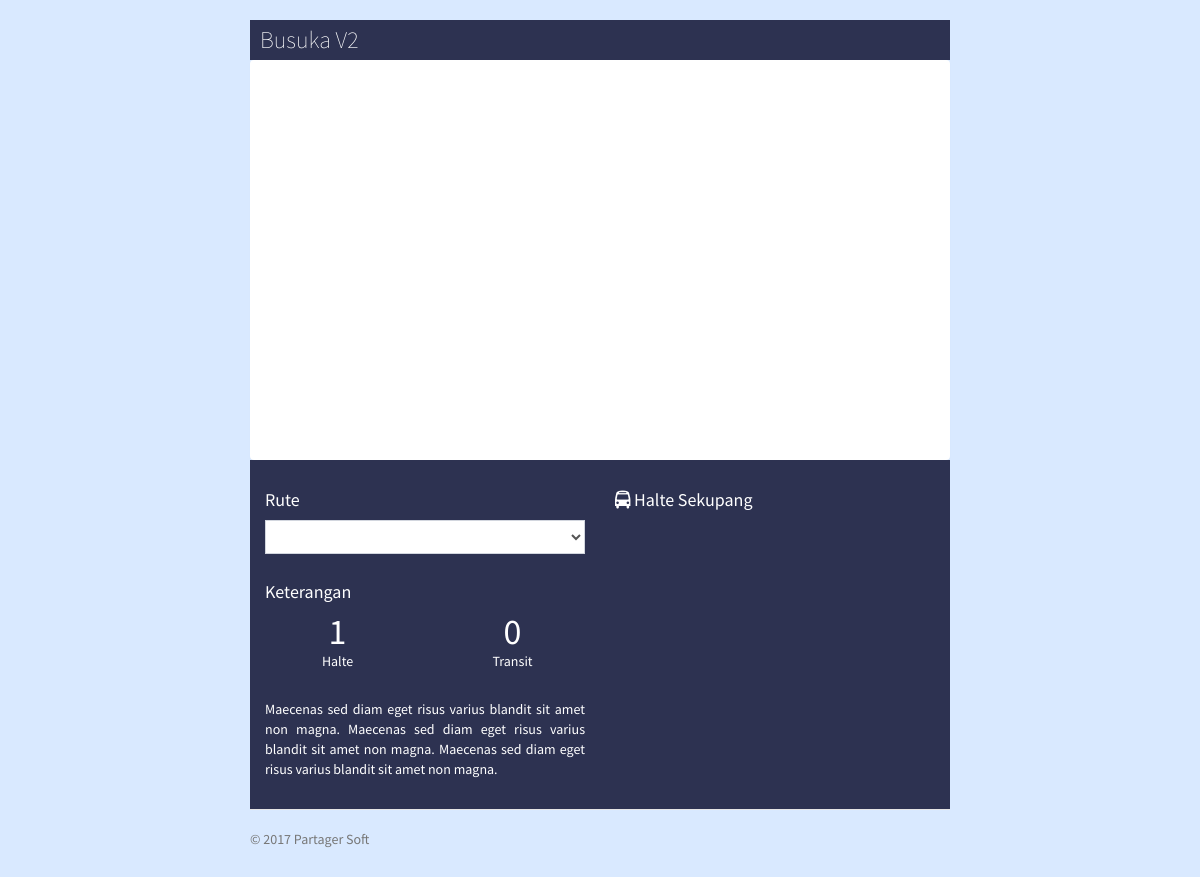
Before: /index.php/home with the older database file.
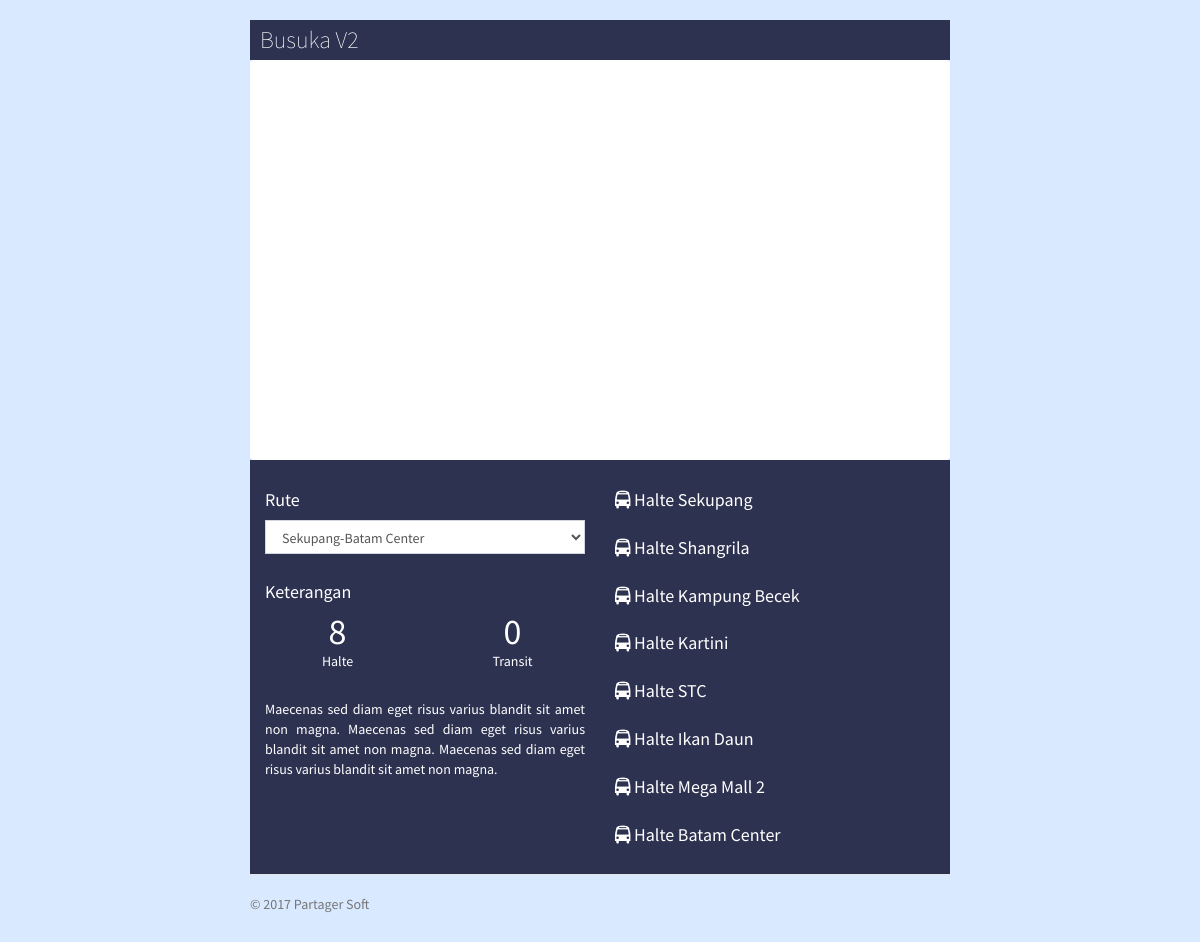
After: the same page with the newer database file.
### tables this page shows
CREATE TABLE `dtx_jalur` (
  `id` int(11) NOT NULL,
  `id_halte` int(11) NOT NULL,
  `id_rute` int(11) NOT NULL,
  `urutan` int(11) NOT NULL,
  `type` int(11) NOT NULL COMMENT '1=Start,2=End,3=Mid,4=Transit'
);

CREATE TABLE `dta_halte` (
  `id` int(11) NOT NULL,
  `nama` varchar(50) NOT NULL,
  `longtitude` varchar(50) NOT NULL,
  `langtitude` varchar(50) NOT NULL,
  `icon` varchar(50) NOT NULL,
  `gambar` text NOT NULL
);

### application/controllers/Home.php (called while the page is built, shortened)
<?php
class Home extends CI_Controller{
    function __construct()
    {
        $this->load->model('Halte_model');
        $this->load->model('Jalur_model');
        $this->load->model('Rute_model');
    }
    function index()
    {
        $rute_code=1;
        $rute = $this->input->get('rute');
        $data['API_KEY'] = 'AIzaSyD4t7gswU3FNvMVIDCMbXwdRmqih5INwb0';
        $data['halte'] =$this->Jalur_model->get_jalur_by_rute($rute_code);
        $data['waypoints']=$this->Jalur_model->get_way_point($rute_code);
        $data['transit']=$this->Jalur_model->get_transit($rute_code);
        $data['rute']=$this->Rute_model->get_all_rute();
        $data['rute_detail']=$this->Rute_model->get_rute($rute_code);
        $data['selected_rute']=$rute_code;
        $this->load->view('layouts/home3',$data);
    }
}

### index.php (called while the page is built, shortened)
<?php
require_once BASEPATH.'core/CodeIgniter.php';

### application/models/Rute_model.php (called while the page is built, shortened)
<?php
class Rute_model extends CI_Model
{
    function get_all_rute($params = array())
    {
        $this->db->order_by('id', 'asc');
        return $this->db->get('dta_rute')->result_array();
    }
}

### application/models/Jalur_model.php (called while the page is built, shortened)
<?php
class Jalur_model extends CI_Model
{
    function get_jalur_by_rute($id_rute){
        $sql="SELECT * FROM dtx_jalur inner join dta_rute on dtx_jalur.id_rute=dta_rute.id left join dta_halte on dtx_jalur.id_halte=dta_halte.id where dtx_jalur.id_rute=? ORDER BY dtx_jalur.urutan ASC";
        $query=$this->db->query($sql,$id_rute);
        return $query->result_array();
    }
}

### application/views/layouts/home3.php (the view, shortened to what this page needs)
<!DOCTYPE html>
<html>
  <head>
        <link rel="stylesheet" href="<?php echo site_url('resources/css/bootstrap.min.css');?>">
        <link rel="stylesheet" href="<?php echo site_url('resources/css/font-awesome.min.css');?>">
        <link rel="stylesheet" href="https://cdnjs.cloudflare.com/ajax/libs/ionicons/2.0.1/css/ionicons.min.css">
        <link rel="stylesheet" href="<?php echo site_url('resources/css/bootstrap-datetimepicker.min.css');?>">
        <link rel="stylesheet" href="<?php echo site_url('resources/css/AdminLTE.min.css');?>">
        <link rel="stylesheet" href="<?php echo site_url('resources/css/_all-skins.min.css');?>">
  </head>
   <body cz-shortcut-listen="true">
    <div class="container">
      <div class="header clearfix">
        <h3 class="text-muted">Busuka V2</h3>
      </div>
      <div class="panel maps">
        <div id="map"></div>
      </div>
      <div class="row marketing">
        <div class="col-lg-6">
          <h4>Rute</h4>
          <p>
            <?php
              $rutes=[];
              foreach($rute as $value){
                 $rutes[$value['id']]=$value['nama_rute'];
              }
              echo form_dropdown('rute',$rutes,$selected_rute,'class="form-control" id="rute"');
            ?>
          </p>
          <h4>Keterangan</h4>
          <p>
            <div class="row">
              <div class="col-md-6 col-xs-6 col-lg-6">
                <center>
                    <h1 class='stnum'><?php echo count($halte) ?></h1>
                    Halte
                </center>
              </div>
              <div class="col-md-6 col-xs-6 col-lg-6">
                <center>
                    <h1 class='stnum'><?php echo count($transit) ?></h1>
                    Transit
                </center>
              </div>
            </div>
          </p>
          <p>Maecenas sed diam eget risus varius blandit sit amet non magna. Maecenas sed diam eget risus varius blandit sit amet non magna. Maecenas sed diam eget risus varius blandit sit amet non magna.</p>
        </div>
        <div class="col-lg-6">
          <?php
            foreach ($halte as $key=>$value) {
          ?>
            <h4><i class="fa fa-bus" aria-hidden="true"></i> Halte <?php  echo $value['nama']  ?></h4>
          <?php
          }
          ?>
        </div>
      </div>
      <footer class="footer">
        <p>© 2017 Partager Soft</p>
      </footer>
    </div>
</body>
</html>

Changed rows visible on the page:
added dtx_jalur: dta_halte.nama "Shangrila"
added dtx_jalur: dta_halte.nama "Kampung Becek"
added dtx_jalur: dta_halte.nama "Kartini"
added dtx_jalur: dta_halte.nama "STC"
added dtx_jalur: dta_halte.nama "Ikan Daun"
added dtx_jalur: dta_halte.nama "Mega Mall 2"
added dtx_jalur: dta_halte.nama "Batam Center"
Other visible differences:
form field rute: (not shown) → "Sekupang-Batam Center"
count($halte): "1" → "8"
